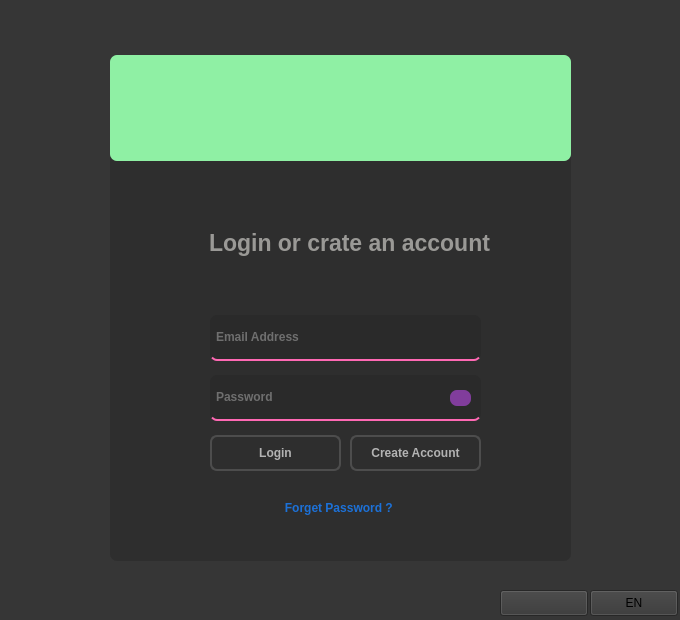
<?xml version="1.0" encoding="UTF-8"?>
<ui version="4.0">
 <class>Form</class>
 <widget class="QWidget" name="Form">
  <property name="geometry">
   <rect>
    <x>0</x>
    <y>0</y>
    <width>680</width>
    <height>620</height>
   </rect>
  </property>
  <property name="windowTitle">
   <string>Form</string>
  </property>
  <property name="styleSheet">
   <string notr="true">background-color: rgb(54, 54, 54);




</string>
  </property>
  <widget class="QGroupBox" name="groupBox">
   <property name="geometry">
    <rect>
     <x>110</x>
     <y>40</y>
     <width>461</width>
     <height>521</height>
    </rect>
   </property>
   <property name="styleSheet">
    <string notr="true">    background-color: #2e2e2e;       /* Dark background color */
    /*border: 1px solid #4d4d4d;       /* Subtle border for separation */
    border-radius: 7px;              /* Rounded corners */
    padding: 10px;
    margin-top: 15px;                /* Space for the title */
    color: #cccccc;                  /* Lighter text color */


    subcontrol-origin: margin;
    padding: 0 3px;
    color: #b3b3b3;                  /* Lighter title color */
    font-weight: bold;</string>
   </property>
   <property name="title">
    <string/>
   </property>
   <widget class="QLabel" name="label_4">
    <property name="geometry">
     <rect>
      <x>90</x>
      <y>160</y>
      <width>311</width>
      <height>71</height>
     </rect>
    </property>
    <property name="styleSheet">
     <string notr="true">color:rgb(154, 153, 150);font-size:17pt;</string>
    </property>
    <property name="text">
     <string>Login or crate an account</string>
    </property>
   </widget>
   <widget class="QLineEdit" name="email_field">
    <property name="geometry">
     <rect>
      <x>100</x>
      <y>260</y>
      <width>271</width>
      <height>61</height>
     </rect>
    </property>
    <property name="styleSheet">
     <string notr="true">
    
background-color: rgb(42, 42, 42);


border-top:none;  /* Pink border with full opacity */
border-left: none;
border-right: none;
border-bottom: 2px solid rgba(255, 105, 180, 1); ;
padding: 4px;
</string>
    </property>
    <property name="inputMask">
     <string/>
    </property>
    <property name="text">
     <string/>
    </property>
    <property name="frame">
     <bool>false</bool>
    </property>
    <property name="cursorPosition">
     <number>0</number>
    </property>
    <property name="alignment">
     <set>Qt::AlignmentFlag::AlignLeading|Qt::AlignmentFlag::AlignLeft|Qt::AlignmentFlag::AlignVCenter</set>
    </property>
    <property name="dragEnabled">
     <bool>false</bool>
    </property>
    <property name="readOnly">
     <bool>false</bool>
    </property>
    <property name="placeholderText">
     <string>Email Address</string>
    </property>
    <property name="cursorMoveStyle">
     <enum>Qt::CursorMoveStyle::LogicalMoveStyle</enum>
    </property>
    <property name="clearButtonEnabled">
     <bool>false</bool>
    </property>
   </widget>
   <widget class="QLineEdit" name="password_field">
    <property name="geometry">
     <rect>
      <x>100</x>
      <y>320</y>
      <width>271</width>
      <height>61</height>
     </rect>
    </property>
    <property name="styleSheet">
     <string notr="true">
    
background-color: rgb(42, 42, 42);
border-top:none;  /* Pink border with full opacity */
border-left: none;
border-right: none;
border-bottom: 2px solid rgba(255, 105, 180, 1); ;
padding: 4px;
</string>
    </property>
    <property name="frame">
     <bool>false</bool>
    </property>
    <property name="echoMode">
     <enum>QLineEdit::EchoMode::Password</enum>
    </property>
    <property name="alignment">
     <set>Qt::AlignmentFlag::AlignLeading|Qt::AlignmentFlag::AlignLeft|Qt::AlignmentFlag::AlignVCenter</set>
    </property>
    <property name="placeholderText">
     <string>Password</string>
    </property>
    <property name="clearButtonEnabled">
     <bool>false</bool>
    </property>
   </widget>
   <widget class="QPushButton" name="create_account_button">
    <property name="enabled">
     <bool>true</bool>
    </property>
    <property name="geometry">
     <rect>
      <x>240</x>
      <y>380</y>
      <width>131</width>
      <height>51</height>
     </rect>
    </property>
    <property name="styleSheet">
     <string notr="true">border: 2px solid #4d4d4d;</string>
    </property>
    <property name="text">
     <string>Create Account</string>
    </property>
    <property name="icon">
     <iconset theme="QIcon::ThemeIcon::AddressBookNew"/>
    </property>
    <property name="checkable">
     <bool>true</bool>
    </property>
    <property name="checked">
     <bool>false</bool>
    </property>
    <property name="autoRepeat">
     <bool>false</bool>
    </property>
    <property name="autoExclusive">
     <bool>false</bool>
    </property>
    <property name="autoDefault">
     <bool>false</bool>
    </property>
    <property name="default">
     <bool>false</bool>
    </property>
    <property name="flat">
     <bool>false</bool>
    </property>
   </widget>
   <widget class="QPushButton" name="pushButton_3">
    <property name="geometry">
     <rect>
      <x>160</x>
      <y>440</y>
      <width>141</width>
      <height>41</height>
     </rect>
    </property>
    <property name="styleSheet">
     <string notr="true">color:rgb(28, 113, 216)</string>
    </property>
    <property name="text">
     <string>Forget Password ? </string>
    </property>
    <property name="flat">
     <bool>true</bool>
    </property>
   </widget>
   <widget class="QPushButton" name="login_button">
    <property name="geometry">
     <rect>
      <x>100</x>
      <y>380</y>
      <width>131</width>
      <height>51</height>
     </rect>
    </property>
    <property name="styleSheet">
     <string notr="true">
  border: 2px solid #4d4d4d;</string>
    </property>
    <property name="text">
     <string>Login</string>
    </property>
    <property name="icon">
     <iconset theme="QIcon::ThemeIcon::MailForward"/>
    </property>
    <property name="flat">
     <bool>false</bool>
    </property>
   </widget>
   <widget class="QLabel" name="label_3">
    <property name="geometry">
     <rect>
      <x>0</x>
      <y>0</y>
      <width>461</width>
      <height>121</height>
     </rect>
    </property>
    <property name="styleSheet">
     <string notr="true">background-color: rgb(143, 240, 164);
</string>
    </property>
    <property name="text">
     <string/>
    </property>
   </widget>
   <widget class="QLabel" name="label">
    <property name="geometry">
     <rect>
      <x>30</x>
      <y>20</y>
      <width>401</width>
      <height>81</height>
     </rect>
    </property>
    <property name="styleSheet">
     <string notr="true">background-color: transparent;
</string>
    </property>
    <property name="text">
     <string/>
    </property>
    <property name="pixmap">
     <pixmap>../cda71e2a/Thumbnails-40.png</pixmap>
    </property>
    <property name="scaledContents">
     <bool>true</bool>
    </property>
   </widget>
   <widget class="QPushButton" name="view_password">
    <property name="enabled">
     <bool>true</bool>
    </property>
    <property name="geometry">
     <rect>
      <x>340</x>
      <y>335</y>
      <width>21</width>
      <height>31</height>
     </rect>
    </property>
    <property name="font">
     <font>
      <bold>true</bold>
     </font>
    </property>
    <property name="styleSheet">
     <string notr="true">background-color: rgb(129, 61, 156);</string>
    </property>
    <property name="text">
     <string/>
    </property>
   </widget>
   <zorder>label_3</zorder>
   <zorder>label_4</zorder>
   <zorder>email_field</zorder>
   <zorder>password_field</zorder>
   <zorder>create_account_button</zorder>
   <zorder>pushButton_3</zorder>
   <zorder>login_button</zorder>
   <zorder>label</zorder>
   <zorder>view_password</zorder>
  </widget>
  <widget class="QLabel" name="label_2">
   <property name="geometry">
    <rect>
     <x>0</x>
     <y>-10</y>
     <width>691</width>
     <height>621</height>
    </rect>
   </property>
   <property name="styleSheet">
    <string notr="true">background-image: url(:/newPrefix/233945db/wallpaper-wave-Dark.png);</string>
   </property>
   <property name="text">
    <string/>
   </property>
   <property name="pixmap">
    <pixmap>:/newPrefix/233945db/wallpaper-wave-Dark.png</pixmap>
   </property>
   <property name="scaledContents">
    <bool>true</bool>
   </property>
  </widget>
  <widget class="QPushButton" name="pushButton_4">
   <property name="geometry">
    <rect>
     <x>590</x>
     <y>590</y>
     <width>88</width>
     <height>26</height>
    </rect>
   </property>
   <property name="text">
    <string>EN</string>
   </property>
   <property name="icon">
    <iconset theme="QIcon::ThemeIcon::DialogInformation"/>
   </property>
  </widget>
  <widget class="QPushButton" name="pushButton_5">
   <property name="geometry">
    <rect>
     <x>500</x>
     <y>590</y>
     <width>88</width>
     <height>26</height>
    </rect>
   </property>
   <property name="text">
    <string/>
   </property>
   <property name="icon">
    <iconset theme="QIcon::ThemeIcon::WeatherClearNight"/>
   </property>
  </widget>
  <zorder>label_2</zorder>
  <zorder>groupBox</zorder>
  <zorder>pushButton_4</zorder>
  <zorder>pushButton_5</zorder>
 </widget>
 <resources/>
 <connections/>
</ui>
